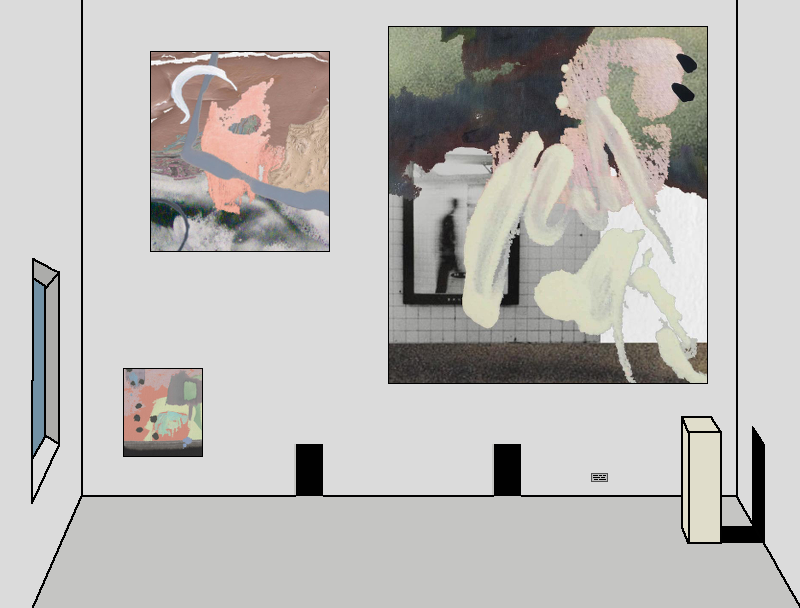

Tiled map render using the project's own tile images. Description and the map definition, with tile-layer contents summarised, below:
An orthogonal 50x38 tile map with 16x16 px tiles, 1 tile layer (Tile Layer 1) and 6 objects (4x door, 2x sign).

<map version="1.0" orientation="orthogonal" renderorder="right-down" width="50" height="38" tilewidth="16" tileheight="16" nextobjectid="27">
 <tileset firstgid="1" name="viewing1" tilewidth="16" tileheight="16">
  <image source="viewing1.png" width="800" height="608" />
 </tileset>
 <layer name="Tile Layer 1" width="50" height="38">
  <data>[1900 cells, 1900 non-empty, 1899 distinct tile ids]</data>
 </layer>
 <objectgroup name="Object Layer 1">
  <object id="2" name="door" gid="1520" x="304" y="496" width="16" height="16">
   <properties>
    <property name="targetTilemap" value="entrance" />
    <property name="type" value="door" />
   </properties>
  </object>
  <object id="4" name="door" gid="1519" x="288" y="496" width="16" height="16">
   <properties>
    <property name="targetTilemap" value="entrance" />
    <property name="type" value="door" />
   </properties>
  </object>
  <object id="9" name="door" gid="1532" x="496" y="496" width="16" height="16">
   <properties>
    <property name="targetTilemap" value="viewing2" />
    <property name="type" value="door" />
   </properties>
  </object>
  <object id="11" name="door" gid="1533" x="512" y="496" width="16" height="16">
   <properties>
    <property name="targetTilemap" value="viewing2" />
    <property name="type" value="door" />
   </properties>
  </object>
  <object id="24" name="sign" gid="1488" x="592" y="480" width="16" height="16">
   <properties>
    <property name="type" value="sign" />
   </properties>
  </object>
  <object id="26" name="sign" gid="1538" x="592" y="496" width="16" height="16">
   <properties>
    <property name="type" value="sign" />
   </properties>
  </object>
 </objectgroup>
</map>
